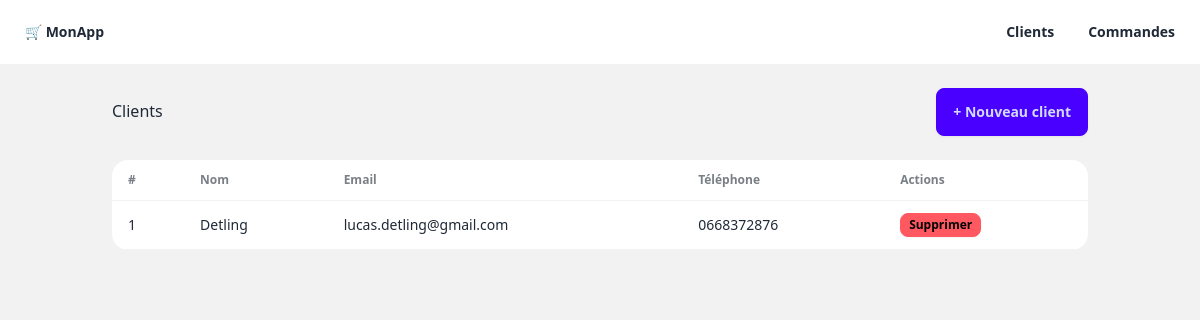
Before: /clients/ with the older database file.
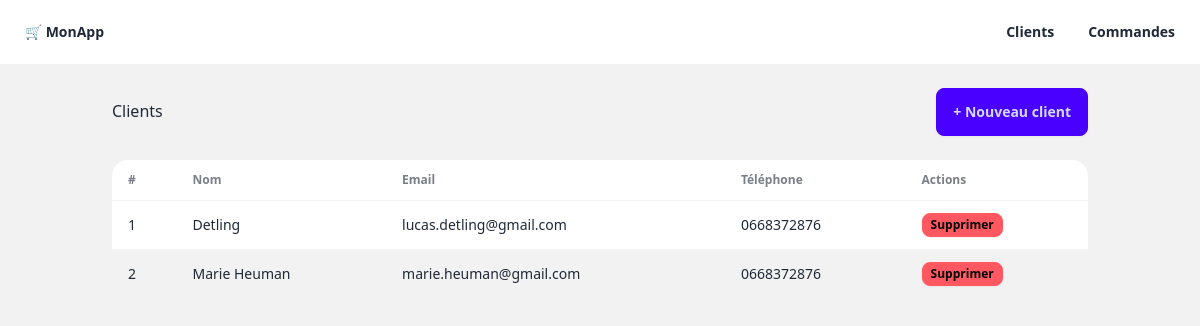
After: the same page with the newer database file.
### models/client.py (models this page shows, shortened)
class Client(Base):
    __tablename__ = "clients"
    id: Mapped[int] = mapped_column(primary_key=True)
    nom: Mapped[str] = mapped_column(String(100), nullable=False)
    email: Mapped[str] = mapped_column(String(150), unique=True, nullable=False)
    telephone: Mapped[Optional[str]] = mapped_column(String(20))
    adresse: Mapped[Optional[str]] = mapped_column(String(255))
    date_creation: Mapped[datetime] = mapped_column(server_default=func.now())
    commandes: Mapped[List["Commande"]] = relationship("Commande", back_populates="client")

### routes/clients.py (the view)
@router.get("/", response_class=HTMLResponse)
def liste_clients(request: Request, db: Session = Depends(get_db)):
    clients = client_service.get_all(db)
    return templates.TemplateResponse(
        request=request,
        name="clients/liste.html",
        context={"clients": clients}   # ← les variables du template ici
    )

### templates/clients/liste.html (shortened to what this page needs)
{% extends "base.html" %}
{% block content %}
<div class="flex justify-between items-center mb-6">
    <h1 class="text-3xl font-bold">Clients</h1>
    <button onclick="modal_client.showModal()" class="btn btn-primary">
        + Nouveau client
    </button>
</div>
<div id="liste-clients">
    {% if clients %}
    <div class="overflow-x-auto">
        <table class="table table-zebra bg-base-100 rounded-xl shadow">
            <thead>
                <tr>
                    <th>#</th>
                    <th>Nom</th>
                    <th>Email</th>
                    <th>Téléphone</th>
                    <th>Actions</th>
                </tr>
            </thead>
            <tbody>
                {% for client in clients %}
                <tr id="client-{{ client.id }}">
                    <td>{{ client.id }}</td>
                    <td class="font-medium">{{ client.nom }}</td>
                    <td>{{ client.email }}</td>
                    <td>{{ client.telephone or "—" }}</td>
                    <td>
                        <button class="btn btn-error btn-xs"
                                hx-delete="/clients/{{ client.id }}"
                                hx-target="#client-{{ client.id }}"
                                hx-swap="outerHTML"
                                hx-confirm="Supprimer {{ client.nom }} ?">
                            Supprimer
                        </button>
                    </td>
                </tr>
                {% endfor %}
            </tbody>
        </table>
    </div>
    {% else %}
    <div class="alert alert-info">
        <span>Aucun client pour l'instant. Ajoutez-en un !</span>
    </div>
    {% endif %}
</div>
{% endblock %}

### templates/base.html (shortened to what this page needs)
<!DOCTYPE html>
<html lang="fr" data-theme="light">
<head>
    <link href="https://cdn.jsdelivr.net/npm/daisyui@4/dist/full.min.css" rel="stylesheet">
    <script src="https://cdn.jsdelivr.net/npm/@tailwindcss/browser@4"></script>
</head>
<body class="bg-base-200 min-h-screen">
    <div class="navbar bg-base-100 shadow-sm">
        <div class="navbar-start">
            <a href="/" class="btn btn-ghost text-xl">🛒 MonApp</a>
        </div>
        <div class="navbar-end">
            <a href="/clients" class="btn btn-ghost">Clients</a>
            <a href="/commandes" class="btn btn-ghost">Commandes</a>
        </div>
    </div>
    <main class="container mx-auto p-6">
        {% block content %}{% endblock %}
    </main>
</body>
</html>

Changed rows visible on the page:
added Client: id "2", nom "Marie Heuman", email "marie.heuman@gmail.com", telephone "0668372876"
